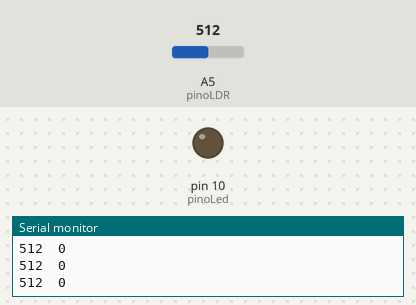
Simulated run of this sketch. Board: Arduino Uno, built with avr-gcc and run on an emulated ATmega328P. On the bench: output pins drawn as LEDs (lit = HIGH), the last lines printed to the serial monitor. The inputs (shaded band) are chosen by the test bench; at power-on: A5 (pinoLDR) = 512.

Above: at 1.2 s.
1.3 s: A5 (pinoLDR) set to 587
2.8 s: A5 (pinoLDR) set to 608
At 3.7 s:
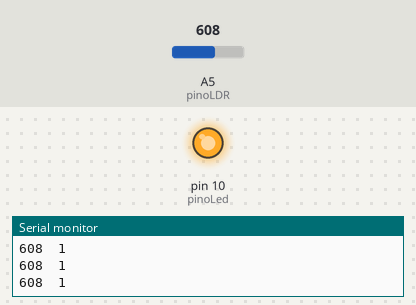
4.3 s: A5 (pinoLDR) set to 590
At 4.9 s:
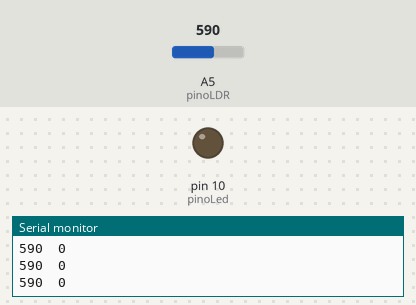
5.8 s: A5 (pinoLDR) set to 610
At 7.2 s:
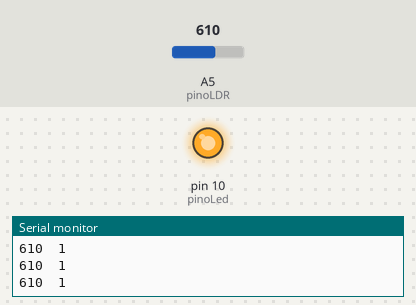
Timing chart, 0 to 8.3 s (numbered marks = the images above; inputs shaded):
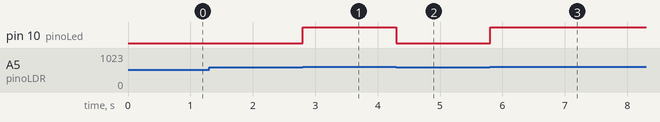

Measured:
- the behaviour switches between 600 and 601 on A5 (pinoLDR) (found by bisection; images 0 and 1)
- after the input at 2.8 s, pin 10 (pinoLed): LOW → HIGH at once
- after the input at 4.3 s, pin 10 (pinoLed): HIGH → LOW at once
- after the input at 5.8 s, pin 10 (pinoLed): LOW → HIGH at once

The sketch:

sensorLDR.ino
```cpp
const int pinoLed = 10; //PINO DIGITAL UTILIZADO PELO LED
const int pinoLDR = A5; //PINO ANALÓGICO UTILIZADO PELO LDR

void setup(){

  Serial.begin(9600);
  pinMode(pinoLed, OUTPUT); //DEFINE O PINO COMO SAÍDA
  pinMode(pinoLDR, INPUT); //DEFINE O PINO COMO ENTRADA
}
void loop(){
  //O VALOR 600 PODE SER AJUSTADO
  if(analogRead(pinoLDR) > 600){ //SE O VALOR LIDO FOR MAIOR QUE 600, FAZ
    digitalWrite(pinoLed, HIGH); //ACENDE O LED
  }
  else{ //SENÃO, FAZ
    digitalWrite(pinoLed, LOW); //APAGA O LED
  }
  Serial.print(analogRead(pinoLDR));
  Serial.print("\t");
  Serial.println(digitalRead(pinoLed));
}
```
